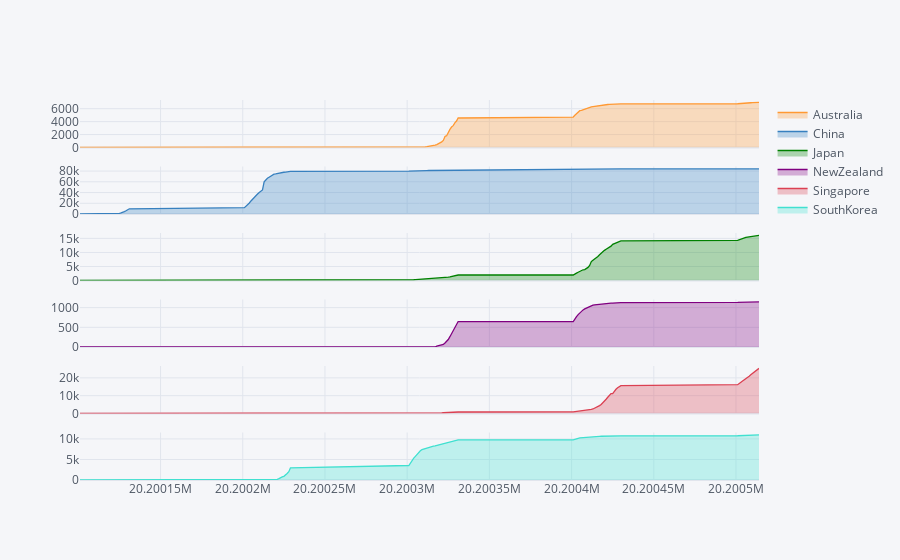

This figure's notebook cell:
### Code cell
figs=cf.figures(covid, [dict(kind='line', x=cols[0], y=cols[i], color=colors[i-1], fill=True) for i in range(1,len(cols))], asList=True)
sp = cf.subplots(figs, shape = (len(cols)-1,1), shared_xaxes=True)
cf.iplot(sp)

### Figure 1 — Plotly figure (JSON) as saved in the notebook; plotly's stock layout.template omitted (floating-point values rounded to 4 significant figures; data arrays with more than 128 entries replaced by an {"elided": "..."} marker saying what was removed)
{"data": [{"fill": "tozeroy", "fillcolor": "rgba(255, 153, 51, 0.3)", "line": {"color": "rgba(255, 153, 51, 1.0)", "dash": "solid", "shape": "linear", "width": 1.3}, "mode": "lines", "name": "Australia", "text": "", "type": "scatter", "x": {"elided": "135 int values"}, "xaxis": "x", "y": {"elided": "135 int values"}, "yaxis": "y"}, {"fill": "tozeroy", "fillcolor": "rgba(55, 128, 191, 0.3)", "line": {"color": "rgba(55, 128, 191, 1.0)", "dash": "solid", "shape": "linear", "width": 1.3}, "mode": "lines", "name": "China", "text": "", "type": "scatter", "x": {"elided": "135 int values"}, "xaxis": "x2", "y": {"elided": "135 int values"}, "yaxis": "y2"}, {"fill": "tozeroy", "fillcolor": "rgba(0, 128, 0, 0.3)", "line": {"color": "rgba(0, 128, 0, 1.0)", "dash": "solid", "shape": "linear", "width": 1.3}, "mode": "lines", "name": "Japan", "text": "", "type": "scatter", "x": {"elided": "135 int values"}, "xaxis": "x3", "y": {"elided": "135 int values"}, "yaxis": "y3"}, {"fill": "tozeroy", "fillcolor": "rgba(128, 0, 128, 0.3)", "line": {"color": "rgba(128, 0, 128, 1.0)", "dash": "solid", "shape": "linear", "width": 1.3}, "mode": "lines", "name": "NewZealand", "text": "", "type": "scatter", "x": {"elided": "135 int values"}, "xaxis": "x4", "y": {"elided": "135 int values"}, "yaxis": "y4"}, {"fill": "tozeroy", "fillcolor": "rgba(219, 64, 82, 0.3)", "line": {"color": "rgba(219, 64, 82, 1.0)", "dash": "solid", "shape": "linear", "width": 1.3}, "mode": "lines", "name": "Singapore", "text": "", "type": "scatter", "x": {"elided": "135 int values"}, "xaxis": "x5", "y": {"elided": "135 int values"}, "yaxis": "y5"}, {"fill": "tozeroy", "fillcolor": "rgba(64, 224, 208, 0.3)", "line": {"color": "rgba(64, 224, 208, 1.0)", "dash": "solid", "shape": "linear", "width": 1.3}, "mode": "lines", "name": "SouthKorea", "text": "", "type": "scatter", "x": {"elided": "135 int values"}, "xaxis": "x6", "y": {"elided": "135 int values"}, "yaxis": "y6"}], "layout": {"legend": {"bgcolor": "#F5F6F9", "font": {"color": "#4D5663"}}, "paper_bgcolor": "#F5F6F9", "plot_bgcolor": "#F5F6F9", "title": {"font": {"color": "#4D5663"}}, "xaxis": {"anchor": "y", "domain": [0, 1], "gridcolor": "#E1E5ED", "matches": "x6", "showgrid": true, "showticklabels": false, "tickfont": {"color": "#4D5663"}, "title": {"font": {"color": "#4D5663"}, "text": ""}, "zerolinecolor": "#E1E5ED"}, "xaxis2": {"anchor": "y2", "domain": [0, 1], "gridcolor": "#E1E5ED", "matches": "x6", "showgrid": true, "showticklabels": false, "tickfont": {"color": "#4D5663"}, "title": {"font": {"color": "#4D5663"}, "text": ""}, "zerolinecolor": "#E1E5ED"}, "xaxis3": {"anchor": "y3", "domain": [0, 1], "gridcolor": "#E1E5ED", "matches": "x6", "showgrid": true, "showticklabels": false, "tickfont": {"color": "#4D5663"}, "title": {"font": {"color": "#4D5663"}, "text": ""}, "zerolinecolor": "#E1E5ED"}, "xaxis4": {"anchor": "y4", "domain": [0, 1], "gridcolor": "#E1E5ED", "matches": "x6", "showgrid": true, "showticklabels": false, "tickfont": {"color": "#4D5663"}, "title": {"font": {"color": "#4D5663"}, "text": ""}, "zerolinecolor": "#E1E5ED"}, "xaxis5": {"anchor": "y5", "domain": [0, 1], "gridcolor": "#E1E5ED", "matches": "x6", "showgrid": true, "showticklabels": false, "tickfont": {"color": "#4D5663"}, "title": {"font": {"color": "#4D5663"}, "text": ""}, "zerolinecolor": "#E1E5ED"}, "xaxis6": {"anchor": "y6", "domain": [0, 1], "gridcolor": "#E1E5ED", "showgrid": true, "tickfont": {"color": "#4D5663"}, "title": {"font": {"color": "#4D5663"}, "text": ""}, "zerolinecolor": "#E1E5ED"}, "yaxis": {"anchor": "x", "domain": [0.875, 1], "gridcolor": "#E1E5ED", "showgrid": true, "tickfont": {"color": "#4D5663"}, "title": {"font": {"color": "#4D5663"}, "text": ""}, "zerolinecolor": "#E1E5ED"}, "yaxis2": {"anchor": "x2", "domain": [0.7, 0.825], "gridcolor": "#E1E5ED", "showgrid": true, "tickfont": {"color": "#4D5663"}, "title": {"font": {"color": "#4D5663"}, "text": ""}, "zerolinecolor": "#E1E5ED"}, "yaxis3": {"anchor": "x3", "domain": [0.525, 0.65], "gridcolor": "#E1E5ED", "showgrid": true, "tickfont": {"color": "#4D5663"}, "title": {"font": {"color": "#4D5663"}, "text": ""}, "zerolinecolor": "#E1E5ED"}, "yaxis4": {"anchor": "x4", "domain": [0.35, 0.475], "gridcolor": "#E1E5ED", "showgrid": true, "tickfont": {"color": "#4D5663"}, "title": {"font": {"color": "#4D5663"}, "text": ""}, "zerolinecolor": "#E1E5ED"}, "yaxis5": {"anchor": "x5", "domain": [0.175, 0.3], "gridcolor": "#E1E5ED", "showgrid": true, "tickfont": {"color": "#4D5663"}, "title": {"font": {"color": "#4D5663"}, "text": ""}, "zerolinecolor": "#E1E5ED"}, "yaxis6": {"anchor": "x6", "domain": [0, 0.125], "gridcolor": "#E1E5ED", "showgrid": true, "tickfont": {"color": "#4D5663"}, "title": {"font": {"color": "#4D5663"}, "text": ""}, "zerolinecolor": "#E1E5ED"}}}
